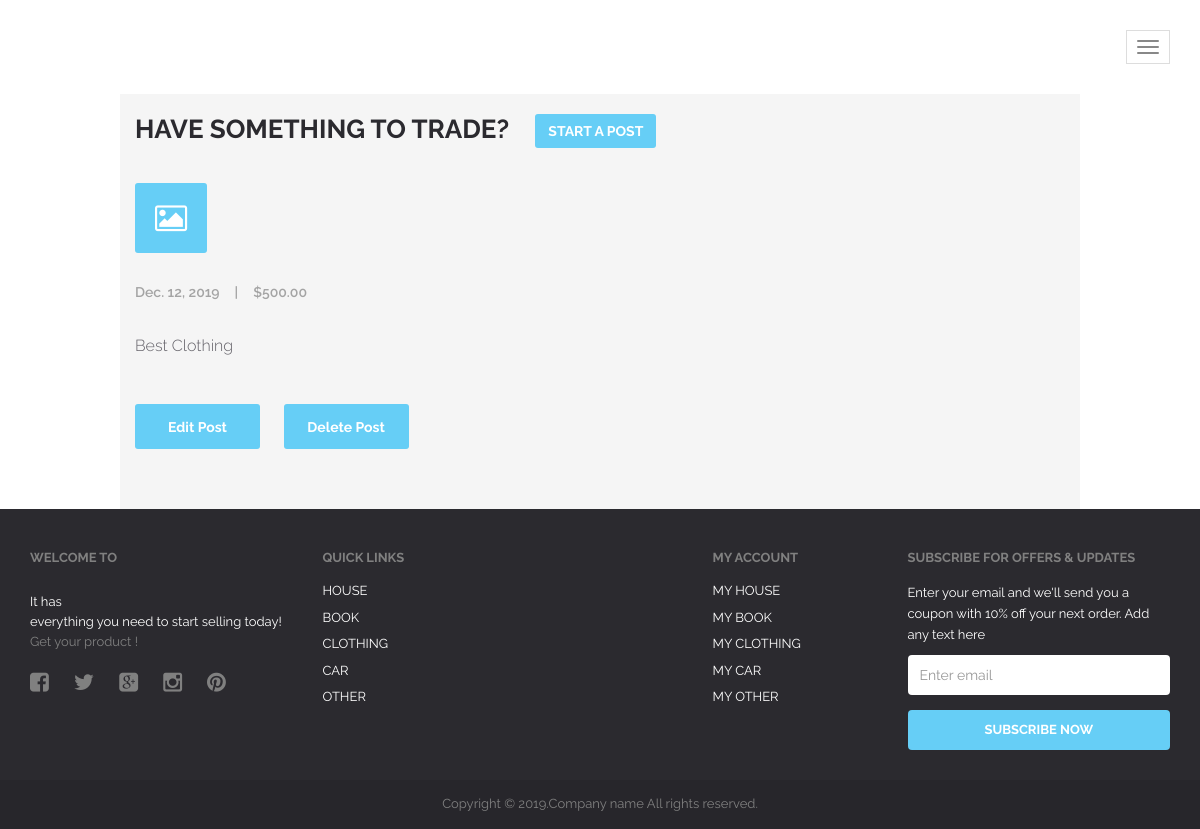
Page /myClothing/1/ (signed in) on the committed database.
### market/models.py (models this page shows, shortened)
class Clothing(models.Model):
    clothingId = models.AutoField(primary_key=True)
    clothingName = models.CharField(max_length=50)
    clothingAuthor = models.ForeignKey(User, on_delete=models.CASCADE)
    clothingDescription = models.CharField(max_length=1000)
    clothingPostDate = models.DateField(default=datetime.date.today)
    clothingPrice = models.DecimalField(max_digits=20, decimal_places=2)
    clothingPicUrl = models.URLField(max_length=200, blank=True)
    clothingType = models.CharField(max_length=50)
    clothingSize = models.CharField(max_length=50)
    clothingColor = models.CharField(max_length=50)
    def get_update_url(self):
        return reverse('ClothingUpdate', kwargs={'pk': self.pk})
    def get_delete_url(self):
        return reverse('ClothingDelete', kwargs={'pk': self.pk})

### market/views.py (the view)
# urls.py: path('myClothing/<int:pk>/', MyClothing.as_view(), name='MyClothing'),
class MyClothing(LoginRequiredMixin, View):
    def get(self, request, pk):
        admin_group = Group.objects.get(name="administration").user_set.all()
        user_object = User.objects.filter(pk=request.user.pk)[0]
        admin_user = user_object in admin_group
        clothingItems = Clothing.objects.filter(clothingAuthor=pk).order_by('clothingPostDate')
        return render(request, 'market/MyClothing.html',
                      context={'ClothingItems': clothingItems, 'author_pk': pk, 'admin_user': admin_user})

### market/templates/market/MyClothing.html (shortened to what this page needs)
{% extends 'market/base.html' %}
{%  block Content %}
    {% if user.pk == author_pk or admin_user %}
    <div class="container" style="background-color:whitesmoke; width:80%">
    <h3 class="blog-post-title"><a href="{% url "ClothingCreate" %}">Have Something to Trade?
        <span href="" class="btn btn-blue" style="margin-left:20px">Start a Post</span></h3>
    </div>
        {% for clothing in ClothingItems %}
            <div class="container" style="background-color:whitesmoke; width:80%">
                <div class="blog" style="padding-top:10px;">
                    <div class="row" >
                        <div class="col-md-8 blog-content" style="padding-bottom:10px">
                            <div class="row">
                                <div class="col-md-12 blog-block">
                                    <div class="inner" style="padding-bottom:0">
                                    <div class="blog-image">
                                    <i class="fa fa-image"></i>
                                    </div>
                                    <h3 class="blog-post-title"><a href="">{{ clothing.clothingName }}</a></h3>
                                    <div class="blog-meta">{{ clothing.clothingPostDate }}<span>|</span><a href="">${{ clothing.clothingPrice }}</a></div>
                                    <p>
                                        {{ clothing.clothingDescription }}
                                    </p>
                                        <a href="{{ clothing.get_update_url }}" class="btn btn-blue" style="margin-right: 20px">Edit Post</a>
                                        <a href="{{ clothing.get_delete_url }}" class="btn btn-blue">Delete Post</a>
                                    </div>
                                </div>
                            </div>
                        </div>
                    </div>
                </div>
                </div>
        {% empty %}
            <li><em>There are currently nothing posted.</em></li>
        {% endfor %}
    {%else%}
        <h2><em>You cannot view other user's post page</em></h2>
    {%endif%}
{%  endblock %}

### rows in the picture
Clothing: clothingPostDate "Dec. 12, 2019", clothingPrice "500.00", clothingDescription "Best Clothing"
